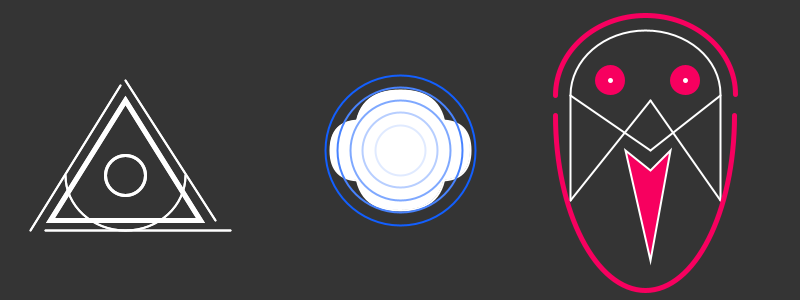
Frame 1 (no input)
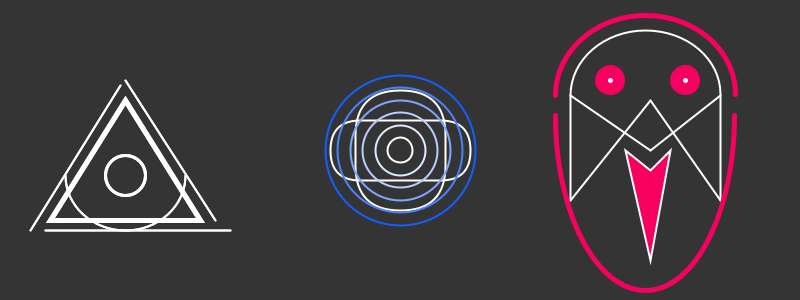
Frame 60 (the mouse pressed at the canvas centre just before this capture)
Frame 120 (the mouse held since frame 60 and released just before this capture): identical to frame 60, image omitted

The Processing sketch that drew these frames (run headless with seeded random() and noise(); from frame 60 on, the mouse is pressed at the canvas centre):

// Processing sketch: eduardos05t00
// ── eduardos05t00.pde
//Universidad del Desarrollo
//Facultad de Diseño
//Diseño Digital
//6to semestre
//Expresión Digital II

boolean p;

void setup() {
  size(800, 300);
  p = true;
}

void triangulo(int q, int w) {

  stroke(#FFFFFF); 
  strokeWeight(5);
  noFill();
  triangle(50, 220, 200, 220, 125, 100);
  strokeWeight(2);
  line(45, 230, 230, 230);
  line(215, 220, 125, 80);
  line(120, 85, 30, 230);
  arc(125, 175, 120, 110, w, PI);
  strokeWeight(q); 
  ellipse(125, 175, 40, 40);
}

void redondo(int z, int x) {
  strokeWeight(2);
  stroke(255);
  rect(355, 90, 90, 120, z);
  rect(330, 120, 140, 60, x);
  noFill();
  stroke(#FFFFFF);
  ellipse(400, 150, 25, 25);
  stroke(#E0EAFF);
  ellipse(400, 150, 50, 50);
  stroke(#B7CEFF);
  ellipse(400, 150, 75, 75);
  stroke(#7EA8FF);
  ellipse(400, 150, 100, 100);
  stroke(#4883FF);
  ellipse(400, 150, 125, 125);
  stroke(#125FFF);
  ellipse(400, 150, 150, 150);
}

void lineas(int f, int g) {
  stroke(255);
  strokeWeight(2);
  line(650, 150, 570, 95);
  line(650, 150, 720, 95);
  line(650, 100, 570, 200);
  line(650, 100, 720, 200);
  line(570, 95, 570, 200);
  line(720, 95, 720, 200);
  fill(#F7005F);
  quad(625, 150, 650, 170, 670, 150, 650, 260);
  noFill();
  arc(645, 95, 150, 130, PI, PI+PI);
  stroke(#F7005F);
  strokeWeight(5);
  arc(645, 115, 179, 350, 0, PI);
  stroke(#F7005F);
  strokeWeight(5);
  arc(645, 95, 180, 160, PI, PI+PI);
  
  noFill();
  fill(#F7005F);
  ellipse(610, 80, 25, 25);
  ellipse(685, 80, 25, 25);

  fill(255);
  ellipse(610, 80, 10, 10);
  ellipse(685, 80, 10, 10);
}


void draw() {
  background(#343434);
  println(mouseX, mouseY);
  redondo(100, 100);
  lineas(0, 0);
  triangulo(3, 0);
  if (p==true) {

    triangulo(3, 0);
  }
  if (p ==false) {
    triangulo(10, 0);
  }
}

void keyPressed() {
  if (key =='a') {
    p=true;
  }
  if (key =='s') {
    p= false;
  }
}
